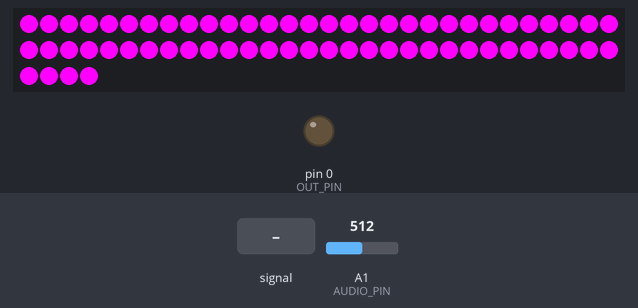
A sketch run on a simulated Arduino Uno, built with avr-gcc and run on an emulated ATmega328P. Parts: 64 RGB LEDs in strip order, left to right, continuing on the next row, output pins drawn as LEDs (lit = HIGH). The test bench sets the inputs (shaded band); at power-on: A1 (AUDIO_PIN) = 512.

Above: at 1.2 s.
1.3 s: A1 (AUDIO_PIN) fed a 2 Hz sine of ±306 counts around its level
At 1.55 s:
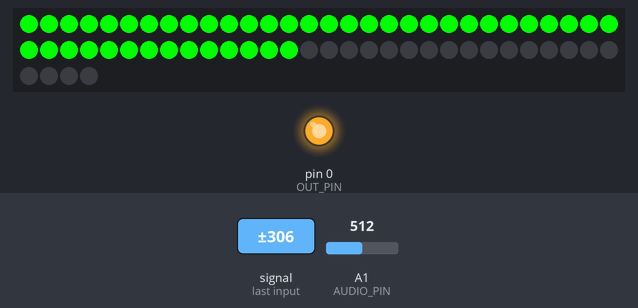
3.0 s: A1 (AUDIO_PIN) set to 716
At 3.5 s:
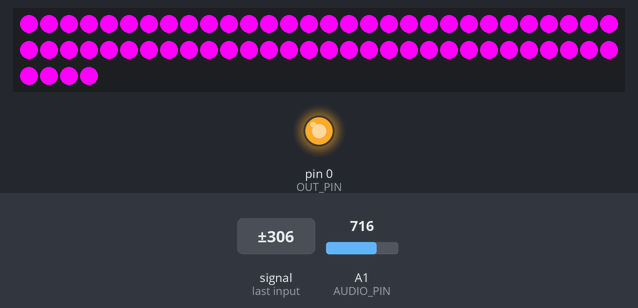
4.5 s: A1 (AUDIO_PIN) fed a 200 Hz sine of ±255 counts around its level
At 5.0 s:
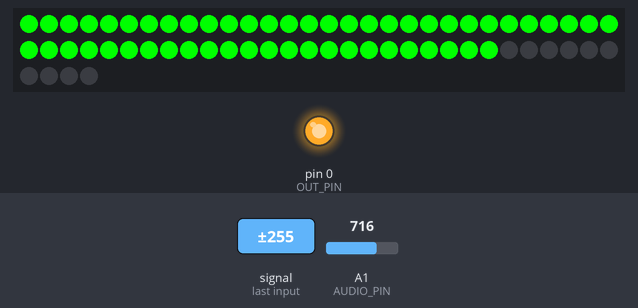
6.0 s: A1 (AUDIO_PIN) set to 1023
At 6.04 s:
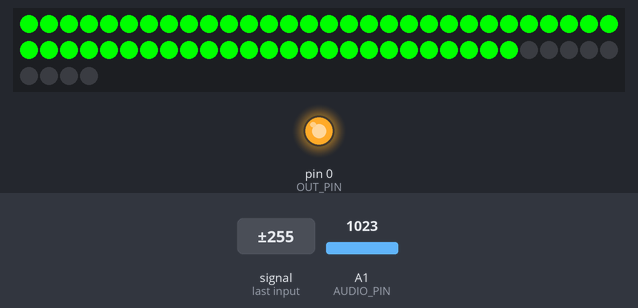
7.5 s: A1 (AUDIO_PIN) set to 306
At 13.7 s:
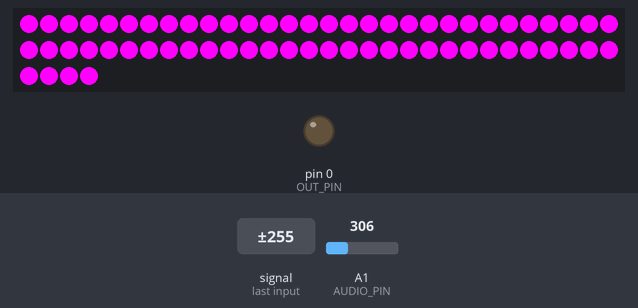
Timing chart, 0 to 14.0 s (numbered marks = the images above; inputs shaded):
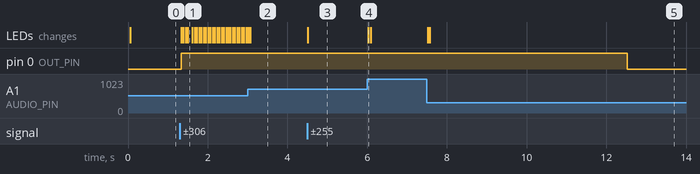

Measured:
- after the input at 1.3 s, pin 0 (OUT_PIN): LOW → HIGH at once; the LEDs: first change at once (image 1 shows a later state)
- after the input at 3.0 s, the LEDs: first differ from a run without the input after 0.07 s (image 2)
- after the input at 4.5 s, the LEDs: change at once (image 3)
- after the input at 6.0 s, the LEDs: change at once (image 4)
- after the input at 7.5 s, pin 0 (OUT_PIN): HIGH → LOW after 5.0 s instead of 3.5 s; the LEDs: first change at once (image 5 shows a later state)

The sketch:

mic_sensor.ino
```cpp
#include <Adafruit_NeoPixel.h>

#define OUT_PIN (0)   /* #0 is Digital 0 */
#define PIXEL_PIN (1) /* #1 is Digital 1 */
#define AUDIO_PIN (1) /* #2 is Analog 1 */
#define SAMPLE_WINDOW (50)

Adafruit_NeoPixel strip = Adafruit_NeoPixel(64, PIXEL_PIN, NEO_GRB + NEO_KHZ800);
unsigned int sample;
float dB;
float adB;
int x;
int i;


void setAllPixels(int r, int g, int b)
{
  int i;
  for (i = 0; i < 64; i++) {
    strip.setPixelColor(i, r, g, b);
  }
  strip.show();
}

void setup() {
  strip.begin();
  strip.show();
  pinMode(OUT_PIN, OUTPUT);
}

unsigned long timeout = millis();

void loop() {
  unsigned long startMillis = millis();
  unsigned int peakToPeak = 0;
  unsigned int signalMax = 0;
  unsigned int signalMin = 1024;

  while (millis() - startMillis < SAMPLE_WINDOW) {
    sample = analogRead(AUDIO_PIN);
    /* Ignore bad readings */
    if (sample < 0 || sample > 1023) {
      continue;
    }
    if (sample > signalMax) signalMax = sample;
    if (sample < signalMin) signalMin = sample;
  }
  peakToPeak = signalMax - signalMin;
  dB = 20.0 * log10(((float)peakToPeak + 1.0) / 1024.0);
  adB = (-20.0 * log10(1.0 / 1024.0)) + dB;
  /* adB now ranges from 0 (0Vpp) or 60.205 (3.3Vpp) */
  x = (int)adB;

  if (x > 40) {
    digitalWrite(OUT_PIN, 1);
    timeout = millis() + 5000;
  }

  if (millis() > timeout) {
    digitalWrite(OUT_PIN, 0);
  }

  if (x > 64) {
    setAllPixels(255, 0, 0);
  } else if (x < 0) {
    setAllPixels(0, 0, 255);
  } else if (x == 0) {
    setAllPixels(255, 0, 255);
  } else {
    setAllPixels(0, 0, 0);
    for (i = 0; i < x; i++) {
      strip.setPixelColor(i, 0, 255, 0);
    }
    strip.show();
  }
}
```
